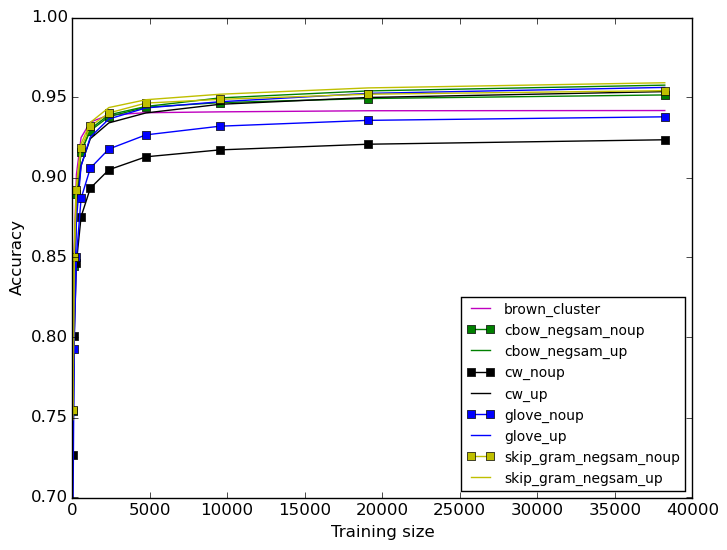

Here is the Python script that generated this plot:
#!/usr/bin/python
from pylab import *
from natsort import natsorted
import os
import re
import glob
import array
import fnmatch
import numpy as np
import sys, getopt
import matplotlib.pyplot as plt

try:
	opts, args = getopt.getopt(sys.argv[1:],"hi:o:",["ifolder=","ofile="])
except getopt.GetoptError:
	print 'script.py -i <inputfolder> -o <outputfile>'
	sys.exit(2)
for opt, arg in opts:
	if opt == '-h':
		print 'test.py -i <inputfolder> -o <outputfile>'
		sys.exit()
	elif opt in ("-i", "--ifolder"):
		inputfolder = arg
	elif opt in ("-o", "--ofile"):
        	outputfile = arg
print 'Input folder is "', inputfolder
print 'Output file is "', outputfile

# POS best results from all methods, varying training size
 
x = []
y = []
xv = []
yv = []
color = 'r'
label = ''
marker = ''
linestyle = '-'
noupMarker = 's'
walk_dir = inputfolder
legParams = {'legend.fontsize': 10}

alist_filter = ['brown_cluster_v4000_best.txt', 
	'cbow_negsam_noupdated_best.txt', 
	'cbow_negsam_updated_incretuneparam.txt', 
	'cw_noupdated_best.txt', 
	'cw_updated_incretuneparam.txt', 
	'unigram_best.txt', 
	'glove_noupdated_best.txt', 
	'glove_updated_incretuneparam.txt', 
	'skip_gram_negsam_noupdated_best.txt', 
	'skip_gram_negsam_updated_incretuneparam.txt']

# Walk into directories in filesystem
# Ripped from os module and slightly modified
# for alphabetical sorting
#
def sortedWalk(top, topdown=True, onerror=None):
    from os.path import join, isdir, islink
 
    names = os.listdir(top)
    names.sort()
    dirs, nondirs = [], []
 
    for name in names:
        if isdir(os.path.join(top, name)):
            dirs.append(name)
        else:
            nondirs.append(name)
 
    if topdown:
        yield top, dirs, nondirs
    for name in dirs:
        path = join(top, name)
        if not os.path.islink(path):
            for x in sortedWalk(path, topdown, onerror):
                yield x
    if not topdown:
        yield top, dirs, nondirs

for root, subdirs, files in sortedWalk(walk_dir):
	#print('--\nroot = ' + root)
	for subdir in sorted(subdirs):
		print('\t- subdirectory ' + subdir)		
	for filename in files:  		  		
		if filename in alist_filter:
			if re.match("unigram_best.txt", filename): 
				color='r'
				label = "unigram" 
			if re.match("glove_noupdated_best.txt", filename):
				color='b'
				marker = noupMarker
				label = "glove_noup"
			if re.match("glove_updated_incretuneparam.txt", filename):					
				color='b'
				label = "glove_up"
			elif re.match("cbow_negsam_noupdated_best.txt", filename):
				color='g'
				marker = noupMarker
				label = "cbow_negsam_noup"
			elif re.match("cbow_negsam_updated_incretuneparam.txt", filename): 
				color='g'
				label = "cbow_negsam_up"
			elif re.match("skip_gram_negsam_noupdated_best.txt", filename):
				color='y'
				marker = noupMarker
				label = "skip_gram_negsam_noup"
			elif re.match("skip_gram_negsam_updated_incretuneparam.txt", filename): 
				color='y'
				label = "skip_gram_negsam_up"
			elif re.match("cw_updated_incretuneparam.txt", filename): 
				color='k'
				label =  "cw_up"
			elif re.match("cw_noupdated_best.txt", filename):
				color='k'
				marker = noupMarker
				label = "cw_noup"
			elif re.match("brown_cluster_v4000_best.txt", filename): 
				color='m'
				label = "brown_cluster"			
			filePath = os.path.join(root, filename)
			print('\t- file %s (full path: %s)' % (filename, filePath))
			with open(filePath, 'rb') as f:
			        lines = f.readlines()
				f.close	
				# check the column title
				titleLine = lines[0]
				t = titleLine.split()				
				print('column title', t[25] )		
				# skip the first row with the titles
				for line in lines[1:]: 
					p = line.split()	
					x.append(float(p[0]))				
					y.append(float(p[25]))
				# convert to numpy array
				#print('x ', x)						
				#print('y ', y)			
				xv = np.array(x)
				yv = np.array(y)
				plt.plot(xv, yv, label=label, linestyle=linestyle, marker=marker, color=color)	
				x = []
				y = []
				xv = []
				yv = []
				label = ''
				marker = ''
plt.ylim([.7,1])	
plt.xlabel('Training size')
plt.ylabel('Accuracy')

plt.rcParams.update(legParams)
plt.legend(loc='lower right')
savefig(outputfile, bbox_inches='tight')
#plt.show()
